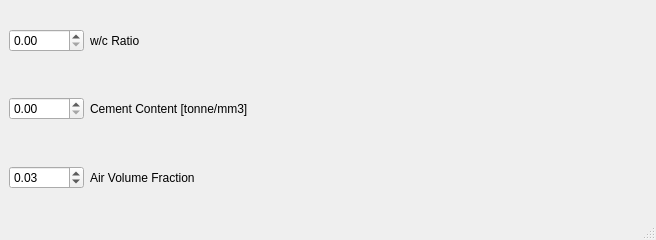
<?xml version="1.0" encoding="UTF-8"?>
<ui version="4.0">
 <class>MainWindow</class>
 <widget class="QMainWindow" name="MainWindow">
  <property name="geometry">
   <rect>
    <x>0</x>
    <y>0</y>
    <width>656</width>
    <height>240</height>
   </rect>
  </property>
  <property name="sizePolicy">
   <sizepolicy hsizetype="Expanding" vsizetype="Preferred">
    <horstretch>0</horstretch>
    <verstretch>0</verstretch>
   </sizepolicy>
  </property>
  <property name="windowTitle">
   <string>MainWindow</string>
  </property>
  <widget class="QWidget" name="centralwidget">
   <property name="sizePolicy">
    <sizepolicy hsizetype="Expanding" vsizetype="Expanding">
     <horstretch>0</horstretch>
     <verstretch>0</verstretch>
    </sizepolicy>
   </property>
   <layout class="QGridLayout" name="gridLayout">
    <item row="1" column="0">
     <layout class="QHBoxLayout" name="horizontalLayout_3">
      <item>
       <widget class="QDoubleSpinBox" name="doubleSpinBox_6">
        <property name="sizePolicy">
         <sizepolicy hsizetype="Fixed" vsizetype="Fixed">
          <horstretch>0</horstretch>
          <verstretch>0</verstretch>
         </sizepolicy>
        </property>
        <property name="minimumSize">
         <size>
          <width>75</width>
          <height>0</height>
         </size>
        </property>
        <property name="suffix">
         <string/>
        </property>
        <property name="maximum">
         <double>1000.000000000000000</double>
        </property>
       </widget>
      </item>
      <item>
       <widget class="QLabel" name="label_7">
        <property name="text">
         <string>Cement Content [tonne/mm3]</string>
        </property>
       </widget>
      </item>
     </layout>
    </item>
    <item row="0" column="0">
     <layout class="QHBoxLayout" name="horizontalLayout_4">
      <item>
       <widget class="QDoubleSpinBox" name="doubleSpinBox_5">
        <property name="sizePolicy">
         <sizepolicy hsizetype="Fixed" vsizetype="Fixed">
          <horstretch>0</horstretch>
          <verstretch>0</verstretch>
         </sizepolicy>
        </property>
        <property name="minimumSize">
         <size>
          <width>75</width>
          <height>0</height>
         </size>
        </property>
        <property name="suffix">
         <string/>
        </property>
       </widget>
      </item>
      <item>
       <widget class="QLabel" name="label_6">
        <property name="text">
         <string>w/c Ratio</string>
        </property>
       </widget>
      </item>
     </layout>
    </item>
    <item row="2" column="0">
     <layout class="QHBoxLayout" name="horizontalLayout_2">
      <property name="spacing">
       <number>6</number>
      </property>
      <item>
       <widget class="QDoubleSpinBox" name="doubleSpinBox_7">
        <property name="sizePolicy">
         <sizepolicy hsizetype="Fixed" vsizetype="Fixed">
          <horstretch>0</horstretch>
          <verstretch>0</verstretch>
         </sizepolicy>
        </property>
        <property name="minimumSize">
         <size>
          <width>75</width>
          <height>0</height>
         </size>
        </property>
        <property name="suffix">
         <string/>
        </property>
        <property name="maximum">
         <double>1.000000000000000</double>
        </property>
        <property name="singleStep">
         <double>0.010000000000000</double>
        </property>
        <property name="value">
         <double>0.030000000000000</double>
        </property>
       </widget>
      </item>
      <item>
       <widget class="QLabel" name="label_8">
        <property name="text">
         <string>Air Volume Fraction</string>
        </property>
       </widget>
      </item>
     </layout>
    </item>
   </layout>
  </widget>
  <widget class="QMenuBar" name="menubar">
   <property name="geometry">
    <rect>
     <x>0</x>
     <y>0</y>
     <width>656</width>
     <height>21</height>
    </rect>
   </property>
  </widget>
  <widget class="QStatusBar" name="statusbar"/>
 </widget>
 <resources/>
 <connections/>
</ui>
